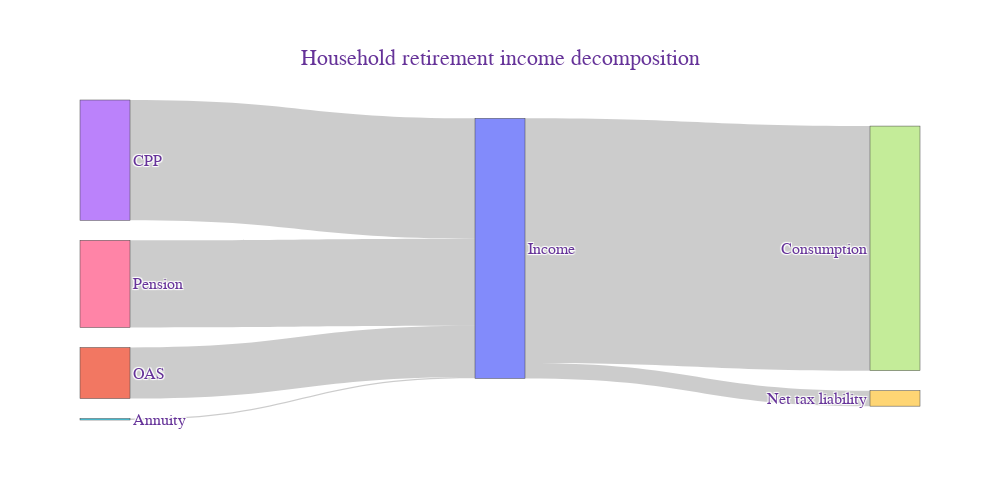

Notebook code cell kept with this figure:
### Markdown cell above
# Income Decomposition

### Code cell
# prepare data
hhold = df_change.loc[0, :]
pension = hhold['pension_after']
annuity = hhold['annuity_rrsp_after'] + hhold['annuity_rpp_dc_after'] + hhold['annuity_non_rrsp_after']
consumption = hhold['cons_after']
debt_payments = hhold['debt_payments_after']
net_liabilities = hhold['fam_net_tax_liability_after']
cpp = hhold['cpp_after']
gis = hhold['gis_after']
oas = hhold['oas_after']
rpp_db = hhold['rpp_db_benefits_after']
if hhold.couple:
    pension += hhold['s_pension_after']
    annuity += hhold['s_annuity_rrsp_after'] + hhold['s_annuity_rpp_dc_after'] + hhold['s_annuity_non_rrsp_after']
    cpp = hhold['s_cpp_after']
    gis = hhold['s_gis_after']
    oas = hhold['s_oas_after']
    rpp_db = hhold['s_rpp_db_benefits_after']

income = oas + gis + cpp + rpp_db + annuity + pension

label = ['Income', # 0
         'OAS', 'GIS', 'CPP', 'RPP DB', 'Annuity', 'Pension', # 1 to 6
         'Consumption', 'Debt payments', # 7 - 8
         'Net tax liability']  # 9 could also enter income (invert source and target)
if net_liabilities > 0:
    source = [1, 2, 3, 4, 5, 6, 0, 0, 0]
    target = [0, 0, 0, 0, 0, 0, 7, 8, 9]
    value =  [oas, gis, cpp, rpp_db, annuity, pension, consumption, debt_payments, net_liabilities]
else:
    source = [1, 2, 3, 4, 5, 6, 0, 0, 9]
    target = [0, 0, 0, 0, 0, 0, 7, 8, 0]
    value =  [oas, gis, cpp, rpp_db, annuity, pension, consumption, debt_payments, -net_liabilities]

# data to dict, dict to sankey
link = dict(source = source,
            target = target,
            value = value,
            hovertemplate='$%{value:,.0f}<extra></extra>')
node = dict(label = label, pad=20, thickness=50,
            hovertemplate='$%{value:,.0f}<extra></extra>')

data = go.Sankey(link=link, node=node)
# plot
fig = go.Figure(data)
fig.update_layout(height=500, width=1000,
                  title={'text': f"Household retirement income decomposition",
                         'x': 0.5, 'xanchor': 'center', 'yanchor': 'top'},
                  font=dict(family="Courier New, monospace",
                            size=16, color="RebeccaPurple"),
                  font_size=16)

fig.show()

### Figure 1 — Plotly figure (JSON) as saved in the notebook; plotly's stock layout.template omitted (floating-point values rounded to 4 significant figures)
{"data": [{"link": {"hovertemplate": "$%{value:,.0f}<extra></extra>", "source": [1, 2, 3, 4, 5, 6, 0, 0, 0], "target": [0, 0, 0, 0, 0, 0, 7, 8, 9], "value": [7417.0, 0, 17490.0, 0, 212.8, 12680.0, 35550.0, 0, 2257.0]}, "node": {"hovertemplate": "$%{value:,.0f}<extra></extra>", "label": ["Income", "OAS", "GIS", "CPP", "RPP DB", "Annuity", "Pension", "Consumption", "Debt payments", "Net tax liability"], "pad": 20, "thickness": 50}, "type": "sankey"}], "layout": {"font": {"color": "RebeccaPurple", "family": "Courier New, monospace", "size": 16}, "height": 500, "title": {"text": "Household retirement income decomposition", "x": 0.5, "xanchor": "center", "yanchor": "top"}, "width": 1000}}
